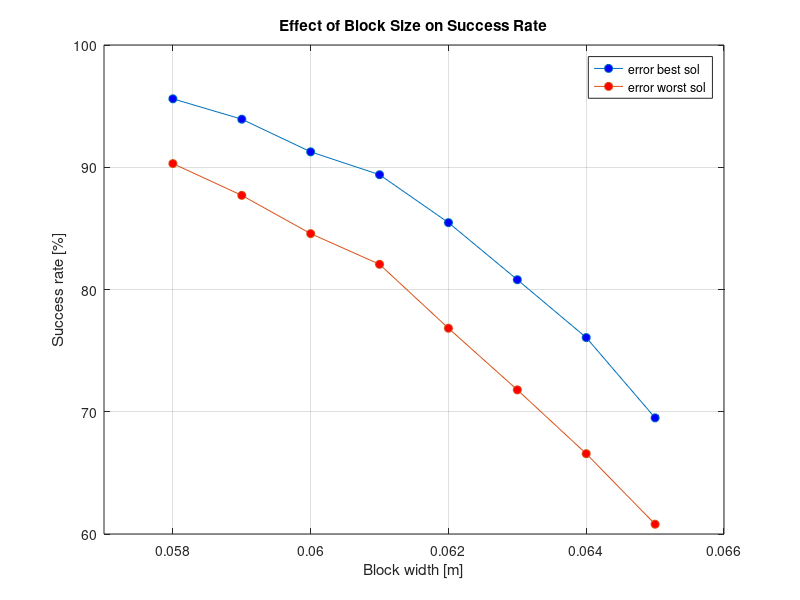

Write MATLAB code to recreate this figure.
clc
clear
close all

% Plotting the statistical results
success_rob = [95.60, 93.93, 91.26, 89.39, 85.47, 80.80, 76.07, 69.50];
success_wor = [90.30, 87.70, 84.57, 82.06, 76.83, 71.79, 66.57, 60.80];
block_sz = 2*[0.029, 0.0295, 0.0300, 0.0305, 0.0310, 0.0315, 0.0320, 0.0325];

% Plot the result
plot(block_sz, success_rob, 'o-', 'MarkerFaceColor', 'b')
hold on
plot(block_sz, success_wor, 'o-', 'MarkerFaceColor', 'r')
xlim([0.057, 0.066])
xlabel('Block width [m]')
ylabel('Success rate [%]')
title('Effect of Block Size on Success Rate')
grid on
legend('error best sol', 'error worst sol')